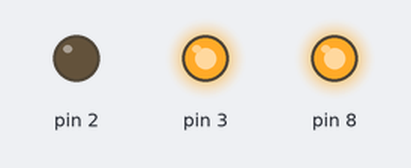
Bench run of a sketch on a simulated Arduino Uno, built with avr-gcc and run on an emulated ATmega328P. Parts: output pins drawn as LEDs (lit = HIGH).

Above: at 0.2 s.
At 4.0 s:
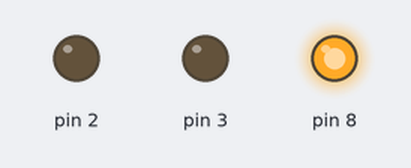
At 5.23 s:
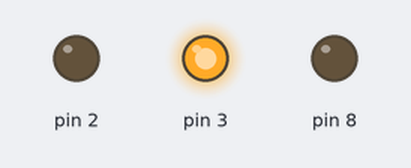
At 6.9 s:
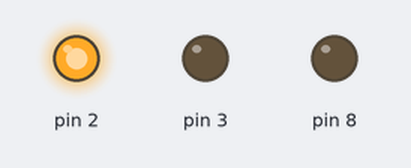
At 9.0 s:
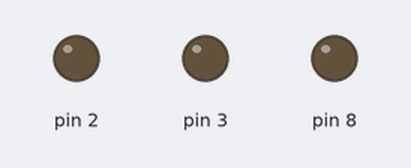
At 13.09 s:
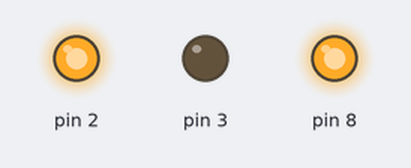
Timing chart, 0 to 13.4 s (numbered marks = the images above):
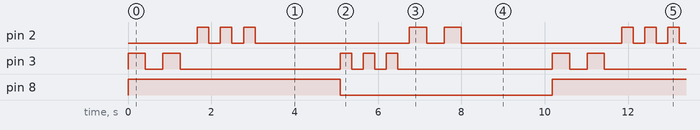

The sketch:

LED2.ino
```cpp
      //2
      //Name: Maliha Nawar; ID: 17.01.05.131
void setup() {DDRD=0b00001100;DDRB=0b00000001;}//initializing 8,3,2 pins as output for A,B,C leds
void loop() {
digitalWrite(8,HIGH);//A is on
digitalWrite(3,HIGH);delay(416);digitalWrite(3,LOW);delay(416);
digitalWrite(3,HIGH);delay(416);digitalWrite(3,LOW);delay(416);//B blinks twice within 5s
digitalWrite(2,HIGH);delay(277);digitalWrite(2,LOW);delay(277);
digitalWrite(2,HIGH);delay(277);digitalWrite(2,LOW);delay(277);
digitalWrite(2,HIGH);delay(277);digitalWrite(2,LOW);delay(277);//C blinks thrice within 5s
delay(1766);//in total A is on for 5s

digitalWrite(8,LOW);//A is off
digitalWrite(3,HIGH);delay(277);digitalWrite(3,LOW);delay(277);
digitalWrite(3,HIGH);delay(277);digitalWrite(3,LOW);delay(277);
digitalWrite(3,HIGH);delay(277);digitalWrite(3,LOW);delay(277);//B blinks thrice within 5s
digitalWrite(2,HIGH);delay(416);digitalWrite(2,LOW);delay(416);
digitalWrite(2,HIGH);delay(416);digitalWrite(2,LOW);delay(416);//C blinks twice within 5s
delay(1766);}//in total A is off for 5s
```

Measured:
- by itself, pin 2: repeats every 10.2 s: 2 × (LOW 0.28 s, HIGH 0.28 s), LOW 3.7 s, HIGH 0.42 s, LOW 0.42 s, HIGH 0.42 s, LOW 3.8 s, HIGH 0.28 s
- by itself, pin 3: repeats every 10.2 s: LOW 0.42 s, HIGH 0.42 s, LOW 3.8 s, 2 × (HIGH 0.28 s, LOW 0.28 s), HIGH 0.28 s, LOW 3.7 s, HIGH 0.42 s
- by itself, pin 8: alternates HIGH for 5.1 s and LOW for 5.1 s
